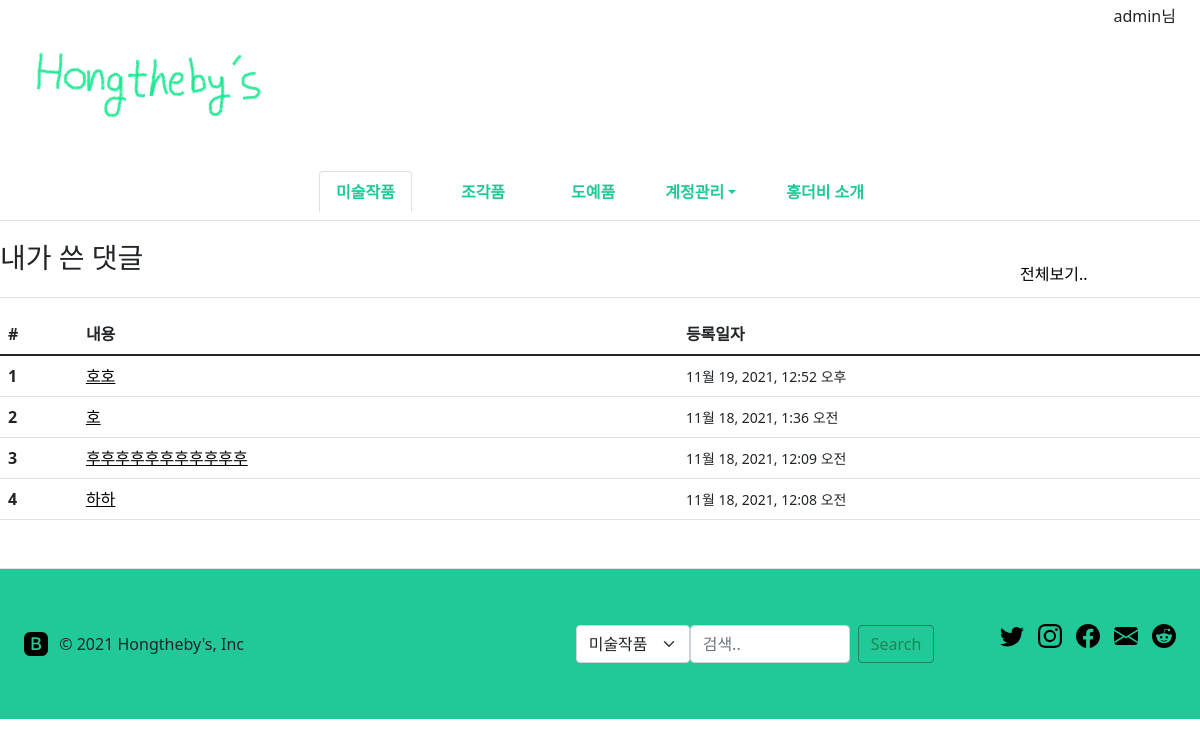
The app's page /common/mypage/my_comment/ (signed in) with its own data.
### art/models.py (models this page shows)
class Comment(models.Model):
    author = models.ForeignKey(User, on_delete=models.CASCADE, related_name='author_comment')
    content = models.TextField()
    create_date = models.DateTimeField()
    modify_date = models.DateTimeField(null=True, blank=True)
    item = models.ForeignKey(Item, null=True, blank=True, on_delete=models.CASCADE)
    voter = models.ManyToManyField(User, related_name='voter_comment')  # 추천인 추가
    reporter = models.ManyToManyField(User, related_name='reporter_comment')

### common/views.py (the view)
# urls.py: path('mypage/my_comment/', views.my_comment, name="my_comment"),
@login_required(login_url='common:login')
def my_comment(request):
    my_comment_list = Comment.objects.order_by('-create_date')
    my_comment_list = my_comment_list.filter(
        Q(author__username__icontains=request.user)
    )
    context = {'my_comment': my_comment_list}
    return render(request, 'common/my_comment.html', context)

### templates/common/my_comment.html
{% extends 'base.html' %}
{% block content %}
<div class="mb-5">
    <div class="row border-bottom my-3 py-1">
        <div class="col">
            <h3>내가 쓴 댓글</h3>
        </div>
        <div class="col-2 pt-4">
            <a href="{% url 'common:my_comment' %}" style="color:black;"><h6>전체보기..</h6></a>
        </div>
    </div>
    <table class="table">
        <thead>
        <tr>
            <th scope="col">#</th>
            <th scope="col" style="width:50%">내용</th>
            <th scope="col">등록일자</th>
        </tr>
        </thead>
        <tbody>
        {% if my_comment %}
        {% for comment in my_comment %}
        <tr style="white-space: nowrap;">
            <th scope="row">{{ forloop.counter }}</th>
            <td><a href="{% url 'art:detail' comment.item.id %}" style="color:black; text-decoration:underline;">{{ comment.content }}</a></td>
            <td><small>{{ comment.create_date }}</small></td>
        </tr>
        {% endfor %}
        {% else %}
        <tr>
            <td colspan="3">등록한 댓글이 없습니다.</td>
        </tr>
        {% endif %}
        </tbody>
    </table>
</div>
{% endblock %}

### templates/navbar.html (shortened to what this page needs)
{% if user.is_authenticated %}
<ul class="nav justify-content-end">
    <li class="nav-item mx-4 my-1">{{ request.user }}님</li>
</ul>
{% endif %}
<nav class="navbar navbar-expand-lg navbar-light">
    <a class="navbar-brand mx-4" href="{% url 'art:index' %}"><figure style="width: 22%;"><img src="/static/images/클린로고.png" class="figure-img img-fluid rounded"></figure></a>
</nav>
<ul class="nav nav-tabs justify-content-center border-bottom py-2">
  <li class="nav-item mx-3">
    <a class="nav-link active" style="color: #20c997" aria-current="page" href="#"><strong>미술작품</strong></a>
  </li>
  <li class="nav-item mx-3">
    <a class="nav-link" style="color: #20c997" href="{% url 'art:sculpture_view' %}"><strong>조각품</strong></a>
  </li>
  <li class="nav-item mx-3">
    <a class="nav-link" style="color: #20c997" href="{% url 'art:ceramic_view' %}"><strong>도예품</strong></a>
  </li>
  <li class="nav-item dropdown">
    <a class="nav-link dropdown-toggle" style="color: #20c997" data-bs-toggle="dropdown" href="#" role="button" aria-expanded="false"><strong>계정관리</strong></a>
  </li>
  <li class="nav-item mx-3">
    <a class="nav-link" style="color: #20c997" href="{% url 'common:credit' %}"><strong>홍더비 소개</strong></a>
  </li>
</ul>

### static/style.css (style rules this page uses)
a { text-decoration:none }

### records on screen
Comment: content "호호", create_date "11월 19, 2021, 12:52 오후"
Comment: content "호", create_date "11월 18, 2021, 1:36 오전"
Comment: content "후후후후후후후후후후후", create_date "11월 18, 2021, 12:09 오전"
Comment: content "하하", create_date "11월 18, 2021, 12:08 오전"

### other values on screen
{{ request.user }} "admin"
